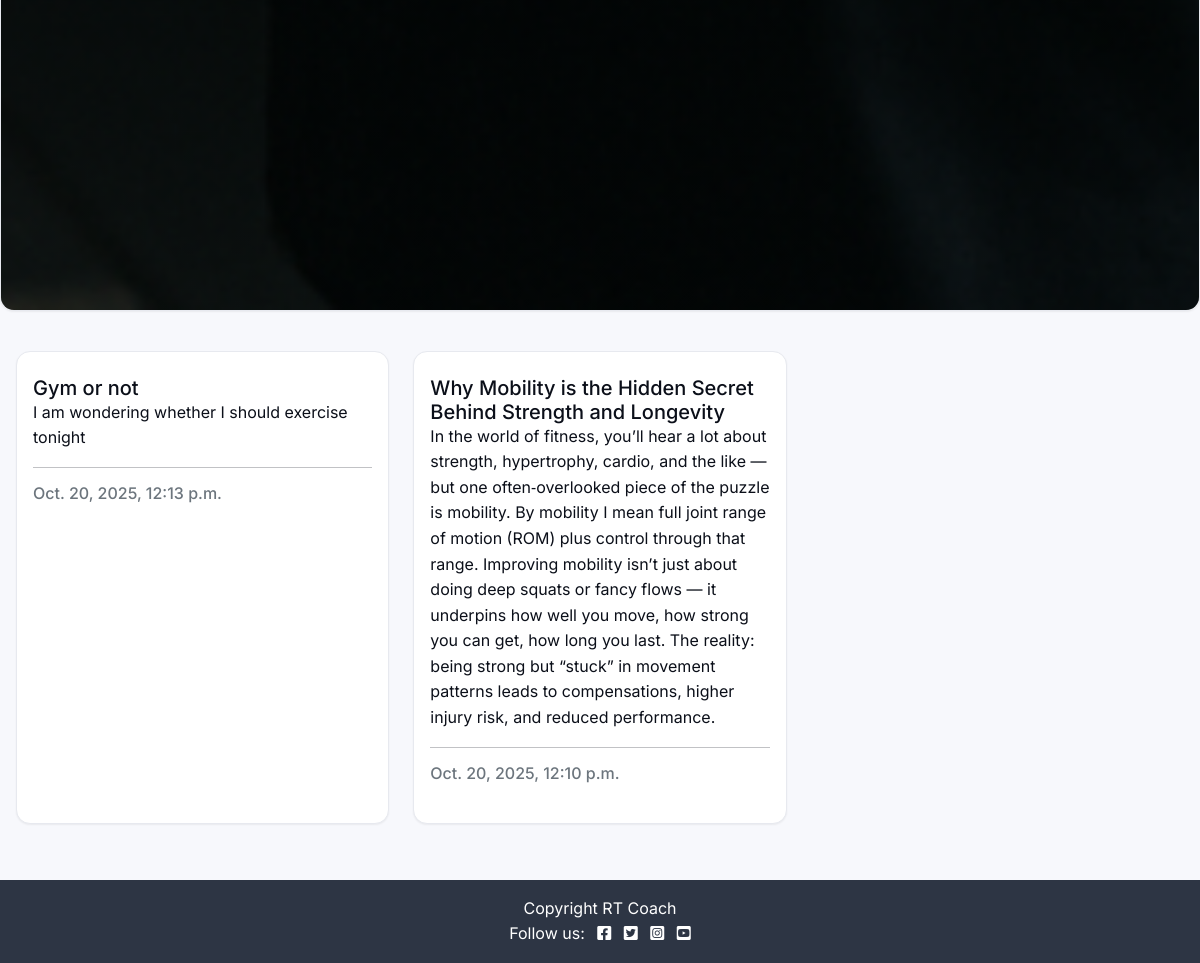
The app's page / (lower part), older data.
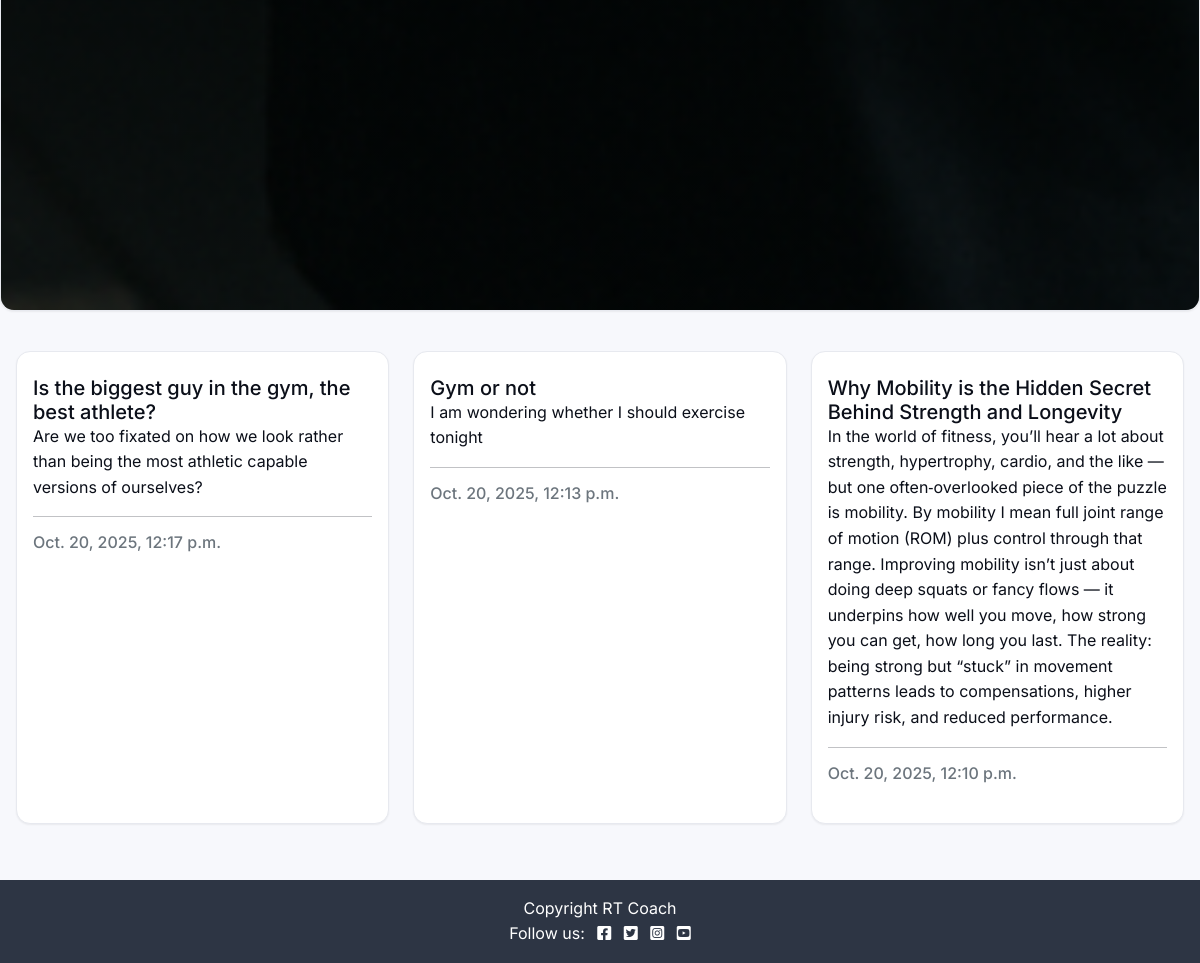
The same page, newer data.
### blog/models.py (models this page shows, shortened)
class Post(models.Model):
    title = models.CharField(max_length=200, unique=True)
    slug = models.SlugField(max_length=200, unique=True)
    author = models.ForeignKey(
    User, on_delete=models.CASCADE, related_name="blog_posts"
)
    content = models.TextField()
    created_on = models.DateTimeField(auto_now_add=True)
    status = models.IntegerField(choices=STATUS, default=0)
    excerpt = models.TextField(blank=True)
    updated_on = models.DateTimeField(auto_now=True)
    class Meta:
        ordering = ["-created_on"]

### blog/views.py (the view)
# urls.py: path('', PostList.as_view(), name="home"),
class PostList(ListView):
    queryset = Post.objects.filter(status=1)
    template_name = "blog/index.html"
    paginate_by = 6
    context_object_name = "post_list"

### blog/templates/blog/index.html (shortened to what this page needs)
{% extends "base.html" %}
{% load static %}
{% block content %}
<div class="row">
  <div class="col-12 mt-3 left">
    <div class="row">
      {% for post in post_list %}
        <div class="col-md-4">
          <div class="card mb-4 h-100">
            <div class="image-container">
            </div>
            <div class="card-body">
              <a href="{% url 'blog:post_detail' slug=post.slug %}" class="post-link">
                <h2 class="card-title h5 m-0">{{ post.title }}</h2>
                 <p class="card-text">{{ post.excerpt }}</p>
              </a>
              <hr />
              <p class="card-text text-muted h6 mb-0">
                <time datetime="{{ post.created_on|date:'c' }}">{{ post.created_on }}</time>
              </p>
            </div>
          </div>
        </div>
        {% if forloop.counter|divisibleby:3 %}
          </div><div class="row">
        {% endif %}
      {% empty %}
        <div class="col-12">
          <p class="faded">No posts yet.</p>
        </div>
      {% endfor %}
    </div>
  </div>
</div>
{% endblock %}

Row changes from the older to the newer data that the page shows:
now on this page (row edited): Post: title "Is the biggest guy in the gym, the best athlete?", excerpt "Are we too fixated on how we look rather than being the most athletic capable versions of ourselves?", created_on "Oct. 20, 2025, 12:17 p.m."
